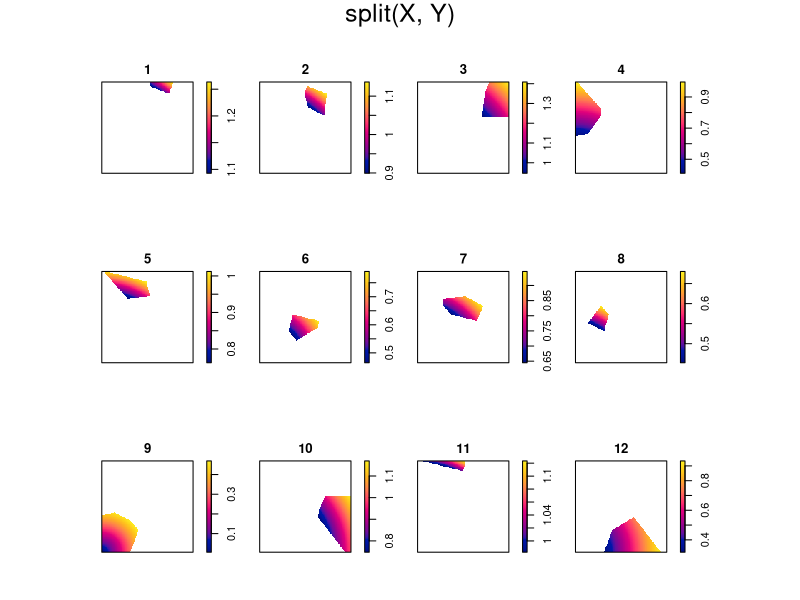

This figure's R source:
library(spatstat)


### Name: split.im
### Title: Divide Image Into Sub-images
### Aliases: split.im
### Keywords: spatial methods manip

### ** Examples

  W <- square(1)
  X <- as.im(function(x,y){sqrt(x^2+y^2)}, W)
  Y <- dirichlet(runifpoint(12, W))
  plot(split(X,Y))
